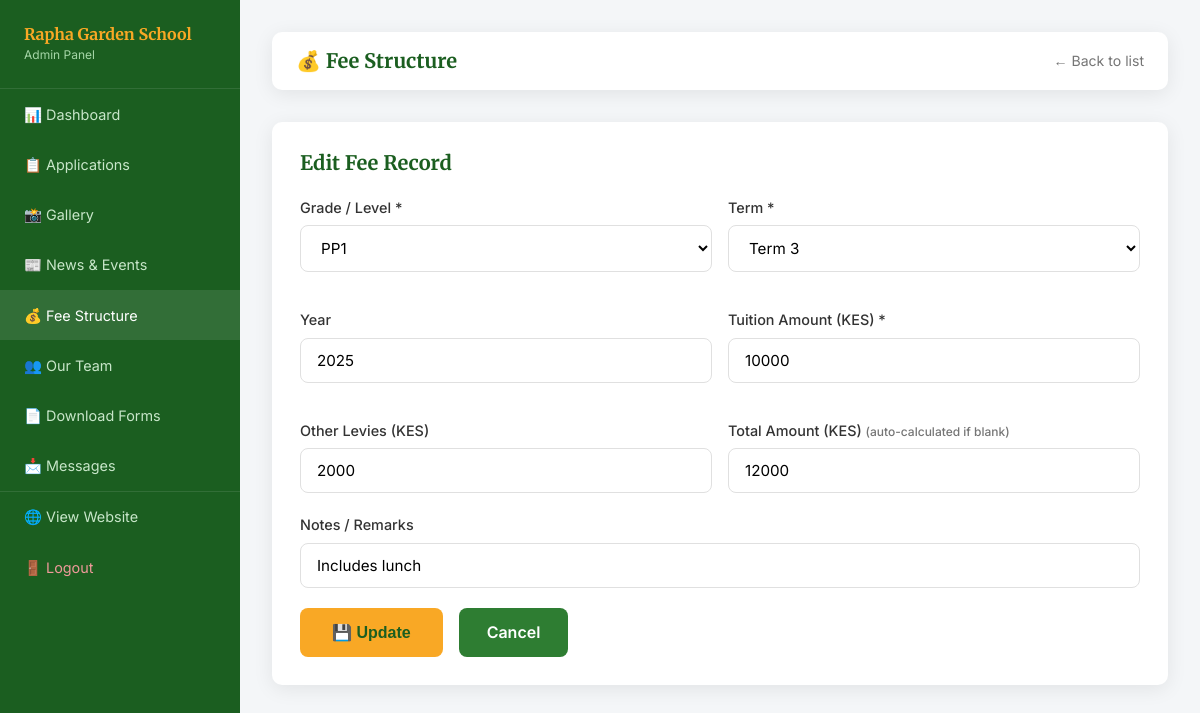
Page /admin/fees.php?action=new&edit=3 (signed in) on the committed database.
### tables this page shows
CREATE TABLE IF NOT EXISTS fees (
  id              INT AUTO_INCREMENT PRIMARY KEY,
  grade_level     VARCHAR(50)  NOT NULL,
  term            VARCHAR(20)  NOT NULL,
  tuition_amount  INT          NOT NULL DEFAULT 0,
  levies_amount   INT                   DEFAULT 0,
  total_amount    INT          NOT NULL DEFAULT 0,
  year            YEAR         NOT NULL,
  notes           VARCHAR(255),
  created_at      DATETIME     DEFAULT CURRENT_TIMESTAMP
);

### includes/config.php (called while the page is built, shortened)
<?php
function sanitize(string $str): string {
    return htmlspecialchars(trim($str), ENT_QUOTES, 'UTF-8');
}

### admin/fees.php (the view, shortened to what this page needs)
<?php
require_once '../includes/config.php';
$action = $_GET['action'] ?? 'list';
$editId = intval($_GET['edit'] ?? 0);
$editRow = null;
if ($editId) {
    $stmt = $pdo->prepare("SELECT * FROM fees WHERE id=?");
    $stmt->execute([$editId]);
    $editRow = $stmt->fetch();
    $action = 'new';
}
$fees = $pdo->query("SELECT * FROM fees ORDER BY year DESC, FIELD(grade_level,'PP1','PP2','Grade 1','Grade 2','Grade 3','Grade 4','Grade 5','Grade 6','Grade 7','Grade 8','Grade 9'), FIELD(term,'Term 1','Term 2','Term 3')")->fetchAll();
$grades = ['PP1','PP2','Grade 1','Grade 2','Grade 3','Grade 4','Grade 5','Grade 6','Grade 7','Grade 8','Grade 9'];
$terms  = ['Term 1','Term 2','Term 3'];
?>
<!DOCTYPE html>
<html lang="en">
<head>
  <link rel="stylesheet" href="/assets/css/style.css">
</head>
<body class="admin-body">
<?php include 'includes/sidebar.php'; ?>
<main class="admin-main">
  <div class="admin-topbar">
    <h1 style="font-size:1.25rem;color:var(--green-900);">💰 Fee Structure</h1>
    <?php if ($action !== 'new'): ?>
    <a href="?action=new" class="btn-primary btn-sm">+ Add Fee Record</a>
    <?php else: ?>
    <a href="/admin/fees.php" style="color:var(--gray-600);font-size:0.88rem;">← Back to list</a>
    <?php endif; ?>
  </div>
  <?php if ($action === 'new'): ?>
  <div class="admin-card">
    <h2><?= $editRow ? 'Edit Fee Record' : 'Add Fee Record' ?></h2>
    <form method="POST">
      <div class="grid-2" style="gap:1rem;">
        <div class="form-group">
          <label>Grade / Level *</label>
          <select name="grade_level" required>
            <?php foreach ($grades as $g): ?>
            <option value="<?= $g ?>" <?= ($editRow['grade_level'] ?? '') === $g ? 'selected' : '' ?>><?= $g ?></option>
            <?php endforeach; ?>
          </select>
        </div>
        <div class="form-group">
          <label>Term *</label>
          <select name="term" required>
            <?php foreach ($terms as $t): ?>
            <option value="<?= $t ?>" <?= ($editRow['term'] ?? '') === $t ? 'selected' : '' ?>><?= $t ?></option>
            <?php endforeach; ?>
          </select>
        </div>
        <div class="form-group">
          <label>Year</label>
          <input type="number" name="year" value="<?= $editRow['year'] ?? date('Y') ?>" min="2020" max="2030">
        </div>
        <div class="form-group">
          <label>Tuition Amount (KES) *</label>
          <input type="number" name="tuition_amount" required min="0" value="<?= $editRow['tuition_amount'] ?? '' ?>" placeholder="e.g. 15000">
        </div>
        <div class="form-group">
          <label>Other Levies (KES)</label>
          <input type="number" name="levies_amount" min="0" value="<?= $editRow['levies_amount'] ?? 0 ?>" placeholder="0">
        </div>
        <div class="form-group">
          <label>Total Amount (KES) <small style="color:var(--gray-600);">(auto-calculated if blank)</small></label>
          <input type="number" name="total_amount" min="0" value="<?= $editRow['total_amount'] ?? '' ?>" placeholder="auto">
        </div>
      </div>
      <div class="form-group">
        <label>Notes / Remarks</label>
        <input type="text" name="notes" placeholder="e.g. Includes lunch, uniform deposit" value="<?= sanitize($editRow['notes'] ?? '') ?>">
      </div>
      <div style="display:flex;gap:1rem;">
        <button type="submit" class="btn-primary"><?= $editRow ? '💾 Update' : '➕ Add Record' ?></button>
        <a href="/admin/fees.php" class="btn-green">Cancel</a>
      </div>
    </form>
  </div>
  <?php endif; ?>
</main>
</body>
</html>

### assets/css/style.css (style rules this page uses)
*, *::before, *::after { box-sizing: border-box; margin: 0; padding: 0; }
html { scroll-behavior: smooth; font-size: 16px; }
body { font-family: 'Inter', sans-serif; color: #1a1a1a; background: #fff; line-height: 1.6; }
a { text-decoration: none; color: inherit; }
h1,h2,h3,h4 { font-family: 'Merriweather', serif; line-height: 1.3; }
:root { --green-900: #1B5E20; --green-800: #2E7D32; --green-600: #43A047; --green-100: #C8E6C9; --green-50: #F1F8E9; --gold-500: #F9A825; --gold-600: #F57F17; --gold-100: #FFF9C4; --white: #ffffff; --gray-100: #f5f5f5; --gray-200: #e0e0e0; --gray-600: #757575; --shadow: 0 4px 20px rgba(0,0,0,0.08); --radius: 10px; }
.btn-primary { display: inline-block; background: var(--gold-500); color: var(--green-900); font-weight: 700; padding: 0.8rem 2rem; border-radius: 8px; transition: background 0.2s, transform 0.1s; border: none; cursor: pointer; font-size: 1rem; }
.btn-green { display: inline-block; background: var(--green-800); color: var(--white); font-weight: 600; padding: 0.75rem 1.75rem; border-radius: 8px; transition: background 0.2s; font-size: 1rem; border: none; cursor: pointer; }
.grid-2 { display: grid; grid-template-columns: repeat(2, 1fr); gap: 2rem; }
.form-group { margin-bottom: 1.25rem; }
.form-group label { display: block; font-weight: 500; margin-bottom: 0.4rem; font-size: 0.9rem; color: #333; }
.form-group input, .form-group textarea, .form-group select { width: 100%; padding: 0.75rem 1rem; border: 1.5px solid var(--gray-200); border-radius: 8px; font-family: 'Inter', sans-serif; font-size: 0.95rem; transition: border-color 0.2s; background: var(--white); }
.admin-body { background: #f4f6f8; min-height: 100vh; }
.admin-main { margin-left: 240px; padding: 2rem; }
.admin-topbar { display: flex; justify-content: space-between; align-items: center; margin-bottom: 2rem; background: #fff; padding: 1rem 1.5rem; border-radius: var(--radius); box-shadow: var(--shadow); }
.admin-card { background: #fff; border-radius: var(--radius); box-shadow: var(--shadow); padding: 1.75rem; margin-bottom: 1.5rem; }
.admin-card h2 { color: var(--green-900); margin-bottom: 1.25rem; font-size: 1.25rem; }

### rows in the picture
fees: grade_level "PP1", term "Term 3", year "2025", tuition_amount "10000", levies_amount "2000", total_amount "12000", notes "Includes lunch"

### other values in the picture
SITE_NAME "Rapha Garden School"
